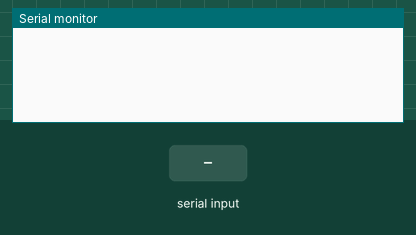
Simulated run of this sketch. Board: ESP32. Parts: the last lines printed to the serial monitor. The inputs (shaded band) are chosen by the test bench.

Above: at 1.2 s.
1.3 s: "C\n" received over the second serial link
At 2.2 s:
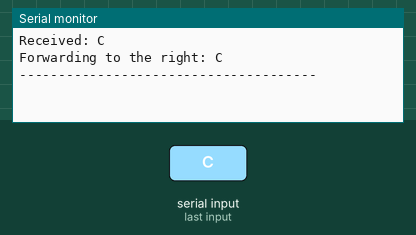
2.8 s: "1\n" received over the second serial link
At 3.4 s:
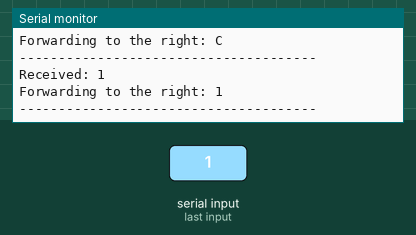

The sketch:

UART_Normal_Node.ino
```cpp
#include "Arduino.h"
#include "freertos/FreeRTOS.h"
#include "freertos/task.h"

#define TX_Pin_1 17 // Send to the Right (Physical Pin 28)
#define RX_Pin_1 16 // Receive from the Right (Physical Pin 27)

#define TX_Pin_2 25 // Send to the Left (Physical Pin 9)
#define RX_Pin_2 26 // Receive from the Left (Physical Pin 10)

char label = '2';

void uartReceiveTask(void *parameter) {
    while (1) {
        if (Serial1.available()) {
            String receivedMessage = Serial1.readStringUntil('\n');
            Serial1.println("ACK");  // Send ACK after processing
            Serial.println("Received: " + receivedMessage);

            String data_message = checkMessage(receivedMessage, 0);
            String node_num = checkMessage(receivedMessage, 1);
            String data_status = checkMessage(receivedMessage, 2);

            if (node_num[0] == label) {
                Serial.println("Processing Data ----");
                String processedString = data_message + ":" + node_num + ":C";
                Serial.println("Processed: " + processedString);
                Serial2.println(processedString);
            } else if (data_status == "C") {
                Serial.println("*** Data Complete *** Forwarding to Exit Node ***");
                Serial2.println(receivedMessage);
            } else {
                Serial.println("Forwarding to the right: " + receivedMessage);
                Serial2.println(receivedMessage);
            }

            Serial.println("--------------------------------------");
        }
        vTaskDelay(100 / portTICK_PERIOD_MS);
    }
}

void setup() {
    Serial.begin(115200);
    Serial1.begin(9600, SERIAL_8N1, TX_Pin_2, RX_Pin_2);
    Serial2.begin(9600, SERIAL_8N1, TX_Pin_1, RX_Pin_1);

    xTaskCreate(uartReceiveTask, "UART Receive Task", 2048, NULL, 1, NULL);
}

void loop() {
    vTaskDelay(100 / portTICK_PERIOD_MS);
}

// Function to parse messages based on ':'
String checkMessage(String data, int index) {
    int start = 0, count = 0;
    char delimiter = ':';
    int end = data.indexOf(delimiter);

    while (end != -1) {
        if (count == index) return data.substring(start, end);
        start = end + 1;
        end = data.indexOf(delimiter, start);
        count++;
    }

    return count == index ? data.substring(start) : "";
}
```

Measured:
- after the input at 1.3 s, the serial monitor: prints a new line at once (image 1)
- after the input at 2.8 s, the serial monitor: prints a new line at once (image 2)
